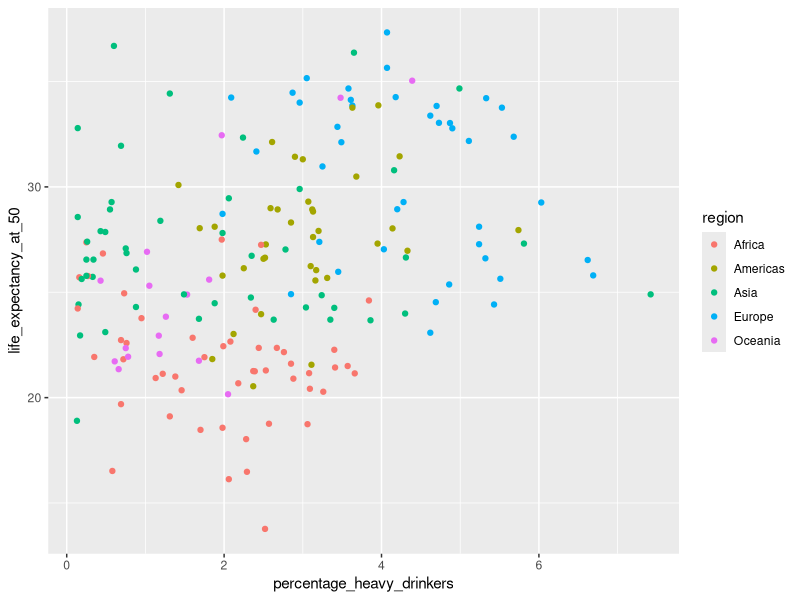
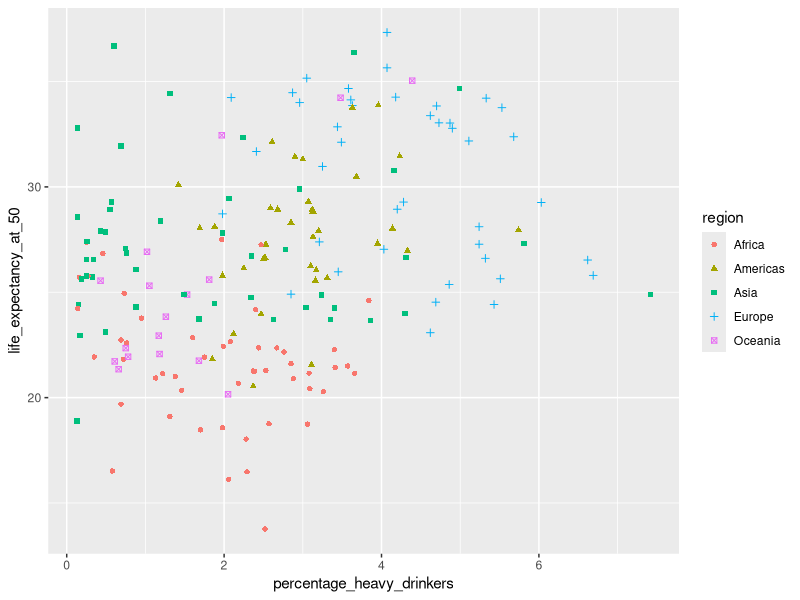
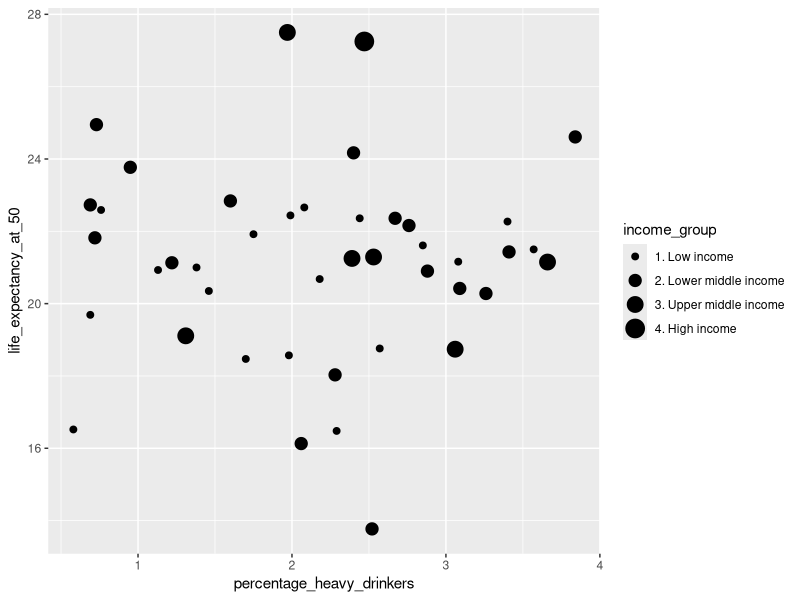
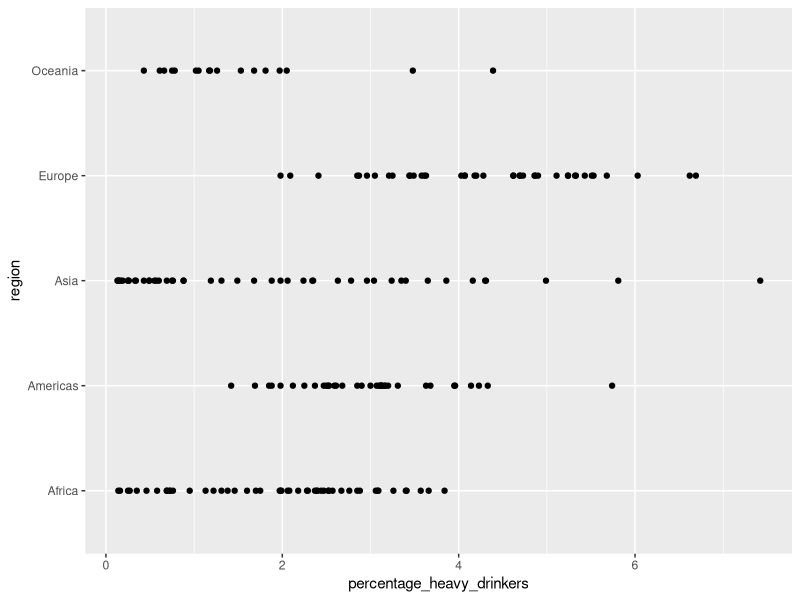
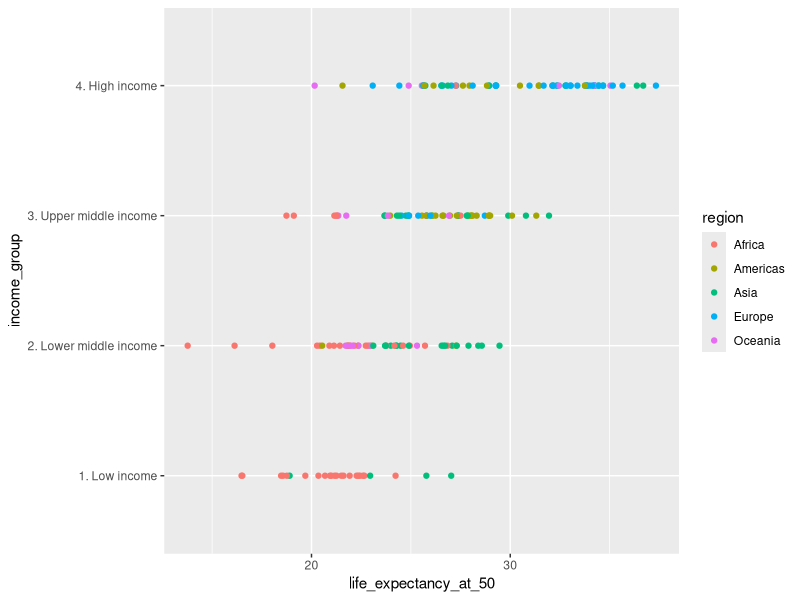
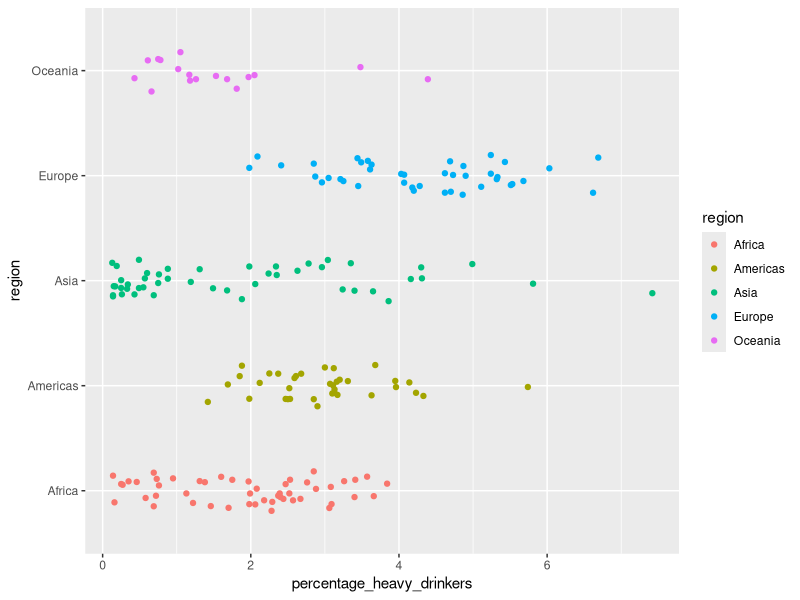
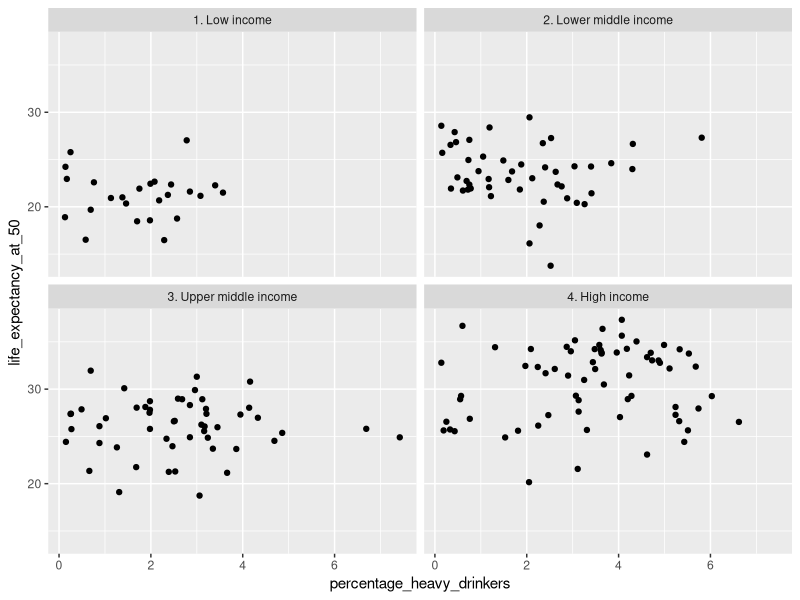
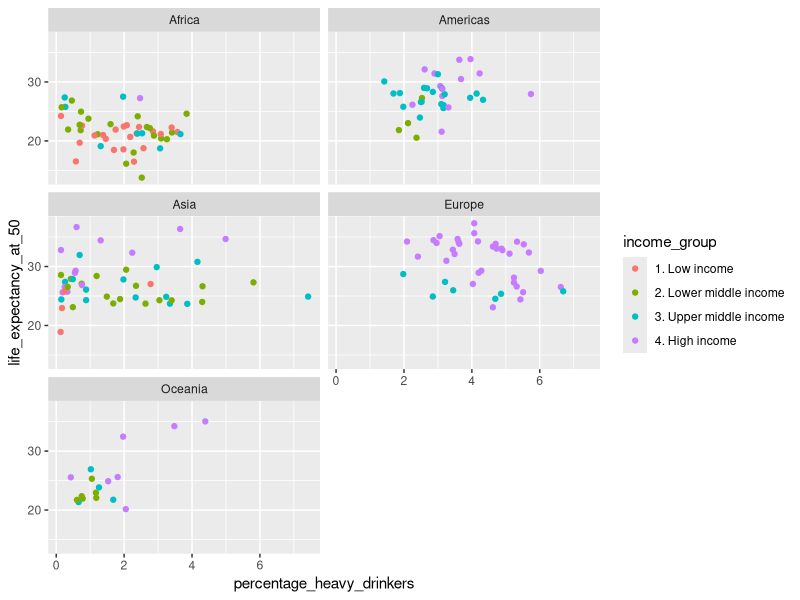

Recreate these plots in R, in order. (Note: this script raises an error after producing the figures.)
## ---- chunk 1
library(readr)
library(ggplot2)
income_df <- read_csv('data/income_lifeexp_alcohol_1.csv', show_col_types = FALSE)

ggplot(income_df, aes(
    x=percentage_heavy_drinkers, 
    y=life_expectancy_at_50, 
    color=region
)) + 
geom_point()
## ---- chunk 2
ggplot(income_df, aes(
    x=percentage_heavy_drinkers, 
    y=life_expectancy_at_50, 
    shape=region,
    color=region
)) + 
geom_point()
## ---- chunk 3

income_df_subset <- subset(income_df, `sub-region` %in% c('Sub-Saharan Africa'))

# Create the scatter plot
ggplot(income_df_subset, aes(
    x=percentage_heavy_drinkers, 
    y=life_expectancy_at_50, 
    size=income_group,
)) + 
geom_point()

## ---- chunk 4
ggplot(income_df, aes(
    x=percentage_heavy_drinkers, 
    y=region, 
)) + 
geom_point()
## ---- chunk 5
ggplot(income_df, aes(
    x=life_expectancy_at_50, 
    y=income_group, 
    color=region
)) + 
geom_point()
## ---- chunk 6
ggplot(income_df, aes(
    x=percentage_heavy_drinkers, 
    y=region, 
    color=region
)) + 
geom_point(position = position_jitter(width = 0, height = 0.2))
## ---- chunk 7
ggplot(income_df, aes(
    x = percentage_heavy_drinkers, 
    y = life_expectancy_at_50
)) +
geom_point() +
facet_wrap(~ income_group, ncol=2)
## ---- chunk 8
ggplot(income_df, aes(
    x = percentage_heavy_drinkers, 
    y = life_expectancy_at_50,
    color=income_group
)) +
geom_point() +
facet_wrap(~ region, ncol=2)
## ---- chunk 9
#| echo: false
api = "{{< env URL >}}"
ojs_define(apiUrl = api)
## ---- chunk 10
#| echo: false

wellbeing_df <- readr::read_csv('data/MH_data_processed_3.csv', show_col_types=FALSE)
## ---- chunk 11
ggplot(wellbeing_df, aes(
    x = region, 
    y = MHQ_score, 
    color = region)) +
  geom_point() +
  facet_wrap(~ age_group)
## ---- chunk 12

ggplot(wellbeing_df, aes(
    x = region, 
    y = MHQ_score, 
    color = region)) +
  geom_point() +
  facet_wrap(~ age_group)
